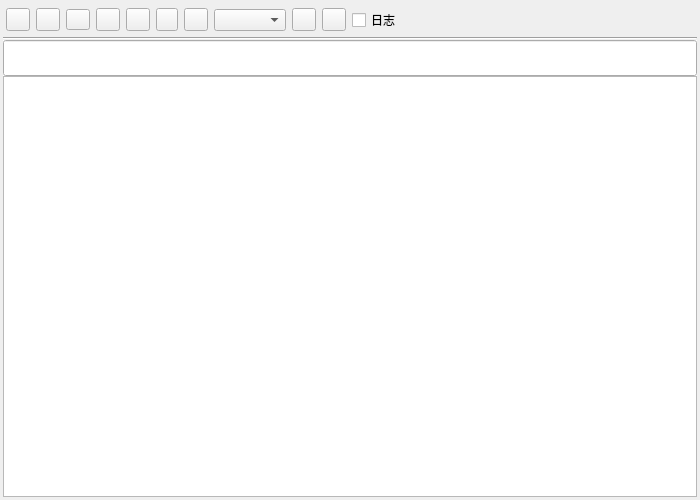
<?xml version="1.0" encoding="UTF-8"?>
<ui version="4.0">
 <class>TextEditContainer</class>
 <widget class="QWidget" name="TextEditContainer">
  <property name="geometry">
   <rect>
    <x>0</x>
    <y>0</y>
    <width>700</width>
    <height>500</height>
   </rect>
  </property>
  <property name="sizePolicy">
   <sizepolicy hsizetype="Expanding" vsizetype="Expanding">
    <horstretch>0</horstretch>
    <verstretch>0</verstretch>
   </sizepolicy>
  </property>
  <property name="windowTitle">
   <string>Form</string>
  </property>
  <layout class="QVBoxLayout" name="verticalLayout">
   <property name="leftMargin">
    <number>0</number>
   </property>
   <property name="topMargin">
    <number>0</number>
   </property>
   <property name="rightMargin">
    <number>0</number>
   </property>
   <property name="bottomMargin">
    <number>0</number>
   </property>
   <item>
    <widget class="QWidget" name="editWidget" native="true">
     <property name="sizePolicy">
      <sizepolicy hsizetype="Expanding" vsizetype="Expanding">
       <horstretch>0</horstretch>
       <verstretch>0</verstretch>
      </sizepolicy>
     </property>
     <layout class="QVBoxLayout" name="verticalLayout_3">
      <property name="spacing">
       <number>0</number>
      </property>
      <property name="leftMargin">
       <number>3</number>
      </property>
      <property name="topMargin">
       <number>3</number>
      </property>
      <property name="rightMargin">
       <number>3</number>
      </property>
      <property name="bottomMargin">
       <number>3</number>
      </property>
      <item>
       <widget class="QWidget" name="titleBar" native="true">
        <property name="minimumSize">
         <size>
          <width>0</width>
          <height>0</height>
         </size>
        </property>
        <property name="maximumSize">
         <size>
          <width>16777215</width>
          <height>34</height>
         </size>
        </property>
        <property name="autoFillBackground">
         <bool>true</bool>
        </property>
        <layout class="QHBoxLayout" name="horizontalLayout">
         <property name="spacing">
          <number>6</number>
         </property>
         <property name="leftMargin">
          <number>3</number>
         </property>
         <property name="topMargin">
          <number>2</number>
         </property>
         <property name="rightMargin">
          <number>0</number>
         </property>
         <property name="bottomMargin">
          <number>2</number>
         </property>
         <item>
          <widget class="QToolButton" name="saveBtn">
           <property name="text">
            <string/>
           </property>
           <property name="iconSize">
            <size>
             <width>16</width>
             <height>16</height>
            </size>
           </property>
           <property name="checkable">
            <bool>false</bool>
           </property>
          </widget>
         </item>
         <item>
          <widget class="QToolButton" name="undoBtn">
           <property name="text">
            <string/>
           </property>
           <property name="iconSize">
            <size>
             <width>16</width>
             <height>16</height>
            </size>
           </property>
           <property name="checkable">
            <bool>false</bool>
           </property>
          </widget>
         </item>
         <item>
          <widget class="QToolButton" name="boldBtn">
           <property name="minimumSize">
            <size>
             <width>0</width>
             <height>0</height>
            </size>
           </property>
           <property name="layoutDirection">
            <enum>Qt::LeftToRight</enum>
           </property>
           <property name="text">
            <string/>
           </property>
           <property name="iconSize">
            <size>
             <width>16</width>
             <height>14</height>
            </size>
           </property>
           <property name="checkable">
            <bool>true</bool>
           </property>
           <property name="checked">
            <bool>false</bool>
           </property>
           <property name="autoRepeat">
            <bool>false</bool>
           </property>
           <property name="popupMode">
            <enum>QToolButton::DelayedPopup</enum>
           </property>
           <property name="arrowType">
            <enum>Qt::NoArrow</enum>
           </property>
          </widget>
         </item>
         <item>
          <widget class="QToolButton" name="italicBtn">
           <property name="minimumSize">
            <size>
             <width>0</width>
             <height>0</height>
            </size>
           </property>
           <property name="text">
            <string/>
           </property>
           <property name="checkable">
            <bool>true</bool>
           </property>
          </widget>
         </item>
         <item>
          <widget class="QToolButton" name="underlineBtn">
           <property name="minimumSize">
            <size>
             <width>0</width>
             <height>0</height>
            </size>
           </property>
           <property name="text">
            <string/>
           </property>
           <property name="checkable">
            <bool>true</bool>
           </property>
          </widget>
         </item>
         <item>
          <widget class="QToolButton" name="colorBtn">
           <property name="minimumSize">
            <size>
             <width>0</width>
             <height>0</height>
            </size>
           </property>
           <property name="maximumSize">
            <size>
             <width>16777215</width>
             <height>16777215</height>
            </size>
           </property>
           <property name="text">
            <string/>
           </property>
           <property name="iconSize">
            <size>
             <width>14</width>
             <height>16</height>
            </size>
           </property>
           <property name="checkable">
            <bool>false</bool>
           </property>
          </widget>
         </item>
         <item>
          <widget class="QToolButton" name="pictureBtn">
           <property name="text">
            <string/>
           </property>
           <property name="checkable">
            <bool>false</bool>
           </property>
          </widget>
         </item>
         <item>
          <widget class="QComboBox" name="fontComboBox">
           <property name="sizePolicy">
            <sizepolicy hsizetype="Fixed" vsizetype="Fixed">
             <horstretch>0</horstretch>
             <verstretch>0</verstretch>
            </sizepolicy>
           </property>
           <property name="minimumSize">
            <size>
             <width>0</width>
             <height>0</height>
            </size>
           </property>
           <property name="maximumSize">
            <size>
             <width>75</width>
             <height>16777215</height>
            </size>
           </property>
          </widget>
         </item>
         <item>
          <widget class="QToolButton" name="fontAddBtn">
           <property name="text">
            <string/>
           </property>
          </widget>
         </item>
         <item>
          <widget class="QToolButton" name="fontReduceBtn">
           <property name="text">
            <string/>
           </property>
          </widget>
         </item>
         <item>
          <widget class="QCheckBox" name="logCheck">
           <property name="text">
            <string>日志</string>
           </property>
          </widget>
         </item>
         <item>
          <spacer name="titleBarSpacer">
           <property name="orientation">
            <enum>Qt::Horizontal</enum>
           </property>
           <property name="sizeHint" stdset="0">
            <size>
             <width>40</width>
             <height>20</height>
            </size>
           </property>
          </spacer>
         </item>
        </layout>
       </widget>
      </item>
      <item>
       <widget class="Line" name="titleBarBottomLine">
        <property name="sizePolicy">
         <sizepolicy hsizetype="Preferred" vsizetype="Fixed">
          <horstretch>0</horstretch>
          <verstretch>0</verstretch>
         </sizepolicy>
        </property>
        <property name="orientation">
         <enum>Qt::Horizontal</enum>
        </property>
       </widget>
      </item>
      <item>
       <widget class="QLineEdit" name="titleLineEdit">
        <property name="enabled">
         <bool>true</bool>
        </property>
        <property name="sizePolicy">
         <sizepolicy hsizetype="Expanding" vsizetype="Fixed">
          <horstretch>0</horstretch>
          <verstretch>0</verstretch>
         </sizepolicy>
        </property>
        <property name="minimumSize">
         <size>
          <width>0</width>
          <height>35</height>
         </size>
        </property>
        <property name="font">
         <font>
          <pointsize>18</pointsize>
         </font>
        </property>
        <property name="contextMenuPolicy">
         <enum>Qt::DefaultContextMenu</enum>
        </property>
        <property name="autoFillBackground">
         <bool>true</bool>
        </property>
       </widget>
      </item>
      <item>
       <widget class="LNTextEdit" name="textEdit">
        <property name="sizePolicy">
         <sizepolicy hsizetype="Expanding" vsizetype="Preferred">
          <horstretch>0</horstretch>
          <verstretch>0</verstretch>
         </sizepolicy>
        </property>
        <property name="font">
         <font>
          <pointsize>14</pointsize>
          <bold>false</bold>
          <kerning>true</kerning>
         </font>
        </property>
        <property name="autoFillBackground">
         <bool>false</bool>
        </property>
       </widget>
      </item>
     </layout>
    </widget>
   </item>
  </layout>
 </widget>
 <customwidgets>
  <customwidget>
   <class>LNTextEdit</class>
   <extends>QTextEdit</extends>
   <header>lntextedit.h</header>
  </customwidget>
 </customwidgets>
 <resources/>
 <connections/>
</ui>
